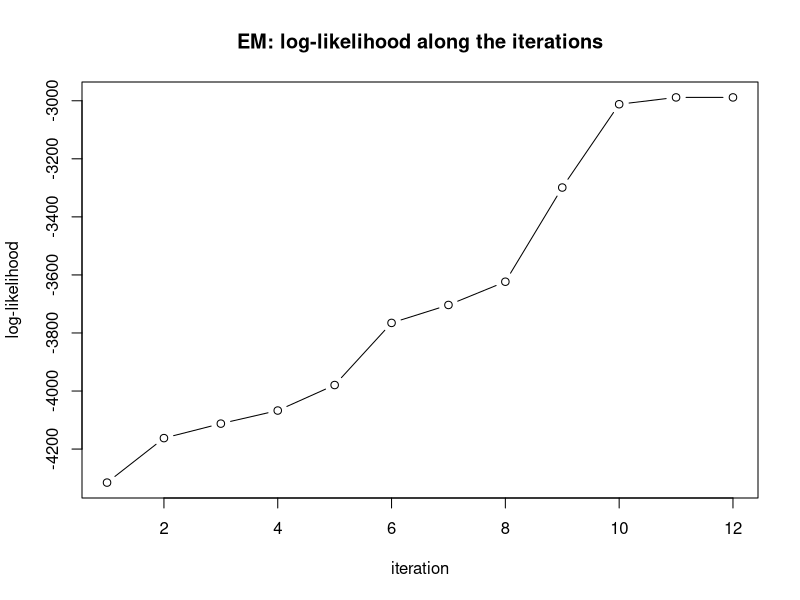
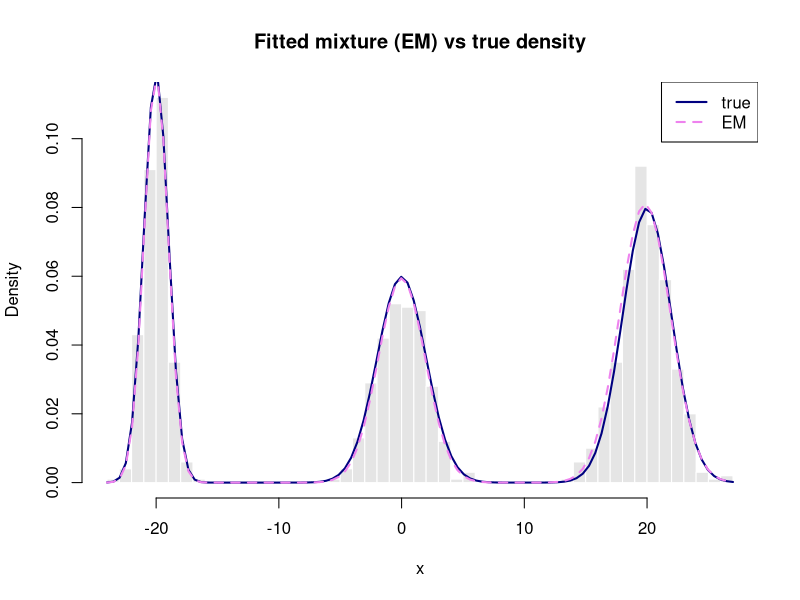
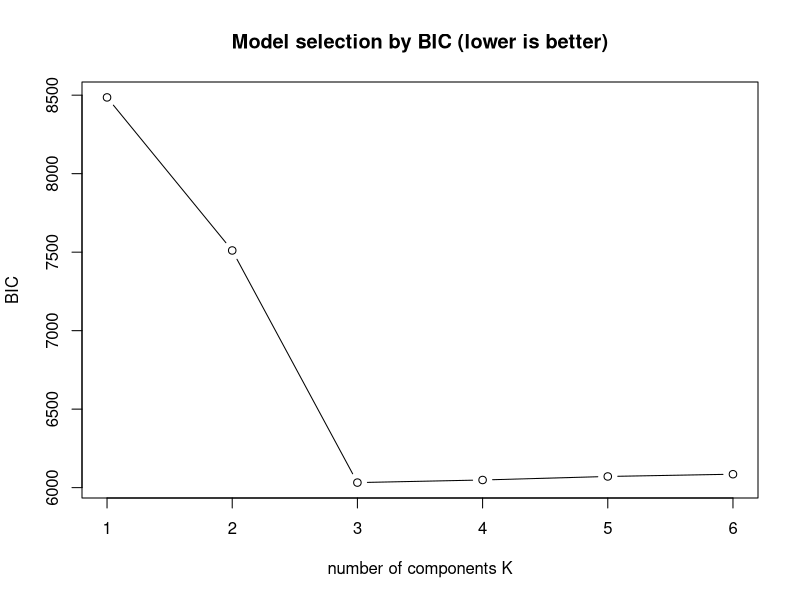

Write the R code that produced these figures, in order.
# EM algorithm for a univariate Gaussian mixture with K components, implemented from scratch,
# with model selection by BIC.

set.seed(42)

# Simulate n observations from the mixture sum_k p_k N(mu_k, sigma_k^2)
rgmm <- function(n, p, mu, sigma) {
  z <- sample(seq_along(p), n, replace = TRUE, prob = p)
  list(x = rnorm(n, mu[z], sigma[z]), z = z)
}

# Density of the mixture at x
dgmm <- function(x, p, mu, sigma) {
  rowSums(sapply(seq_along(p), function(k) p[k] * dnorm(x, mu[k], sigma[k])))
}

# EM algorithm
#   E-step: t_ik = P(z_i = k | x_i, theta)
#   M-step: closed-form updates of the proportions, means and standard deviations
em_gmm <- function(x, K, maxit = 500, tol = 1e-6) {
  n <- length(x)
  # Initialization: means spread over the data quantiles, common variance, equal weights
  mu <- as.numeric(quantile(x, probs = (1:K) / (K + 1)))
  sigma <- rep(sd(x), K)
  p <- rep(1 / K, K)
  loglik <- numeric(0)

  for (iter in 1:maxit) {
    # E-step
    dens <- sapply(1:K, function(k) p[k] * dnorm(x, mu[k], sigma[k]))   # n x K
    tik <- dens / rowSums(dens)
    loglik[iter] <- sum(log(rowSums(dens)))

    # M-step
    nk <- colSums(tik)
    p <- nk / n
    mu <- colSums(tik * x) / nk
    sigma <- sqrt(colSums(tik * outer(x, mu, "-")^2) / nk)

    # Stop when the log-likelihood no longer increases
    if (iter > 1 && abs(loglik[iter] - loglik[iter - 1]) < tol) break
  }

  list(p = p, mu = mu, sigma = sigma, loglik = loglik,
       cluster = max.col(tik),              # MAP classification
       bic = -2 * loglik[length(loglik)] + (3 * K - 1) * log(n))
}


# ---- Example: 3-component mixture --------------------------------------------------------
true_p     <- c(0.3, 0.3, 0.4)
true_mu    <- c(-20, 0, 20)
true_sigma <- c(1, 2, 2)
sim <- rgmm(1000, true_p, true_mu, true_sigma)

fit <- em_gmm(sim$x, K = 3)
o <- order(fit$mu)                          # components are identifiable up to a permutation
print(data.frame(true_p, est_p = round(fit$p[o], 3),
                 true_mu, est_mu = round(fit$mu[o], 3),
                 true_sigma, est_sigma = round(fit$sigma[o], 3)))
cat("Iterations:", length(fit$loglik), "\n")
cat("MAP classification accuracy:", mean(match(fit$cluster, o) == sim$z), "\n")

# Log-likelihood along the iterations (EM never decreases it)
plot(fit$loglik, type = "b", xlab = "iteration", ylab = "log-likelihood",
     main = "EM: log-likelihood along the iterations")

# Fitted vs true density
hist(sim$x, breaks = 60, freq = FALSE, col = "grey90", border = "white",
     main = "Fitted mixture (EM) vs true density", xlab = "x")
curve(dgmm(x, true_p, true_mu, true_sigma), add = TRUE, lwd = 2, col = "navy")
curve(dgmm(x, fit$p, fit$mu, fit$sigma), add = TRUE, lwd = 2, lty = 2, col = "violet")
legend("topright", c("true", "EM"), col = c("navy", "violet"), lty = 1:2, lwd = 2)

# ---- Choosing the number of components with BIC --------------------------------------------
bic <- sapply(1:6, function(K) em_gmm(sim$x, K)$bic)
plot(1:6, bic, type = "b", xlab = "number of components K", ylab = "BIC",
     main = "Model selection by BIC (lower is better)")
cat("Selected K:", which.min(bic), "\n")
